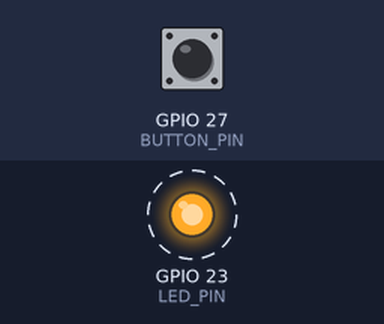
The sketch below on a simulated ESP32. Parts: output pins drawn as LEDs (lit = HIGH). Dashed ring = blinking. Inputs (shaded band) come from the test bench; at power-on: GPIO 27 (BUTTON_PIN) HIGH. What the sketch prints to the serial monitor is not drawn.

Above: at 3.8 s.
3.9 s: GPIO 27 (BUTTON_PIN) pulled LOW for 1.3 s
Timing chart, 0 to 13.4 s (numbered marks = the images above; inputs shaded):
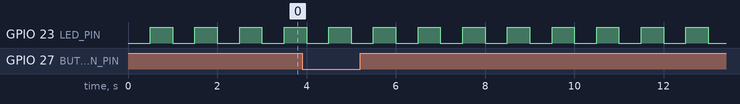

Measured:
- by itself, GPIO 23 (LED_PIN): alternates HIGH for 0.50 s and LOW for 0.50 s

The sketch:

day25_millis_scheduler.ino
```cpp
const int LED_PIN = 23;
const int BUTTON_PIN = 27;
unsigned long lastLedTick = 0;
unsigned long lastLogTick = 0;
bool ledState = false;

void setup() {
  Serial.begin(115200);
  pinMode(LED_PIN, OUTPUT);
  pinMode(BUTTON_PIN, INPUT_PULLUP);
}

void loop() {
  unsigned long now = millis();

  if (now - lastLedTick >= 500) {
    lastLedTick = now;
    ledState = !ledState;
    digitalWrite(LED_PIN, ledState);
  }

  if (now - lastLogTick >= 1000) {
    lastLogTick = now;
    Serial.print("button=");
    Serial.println(digitalRead(BUTTON_PIN) == LOW ? "down" : "up");
  }
}
```
